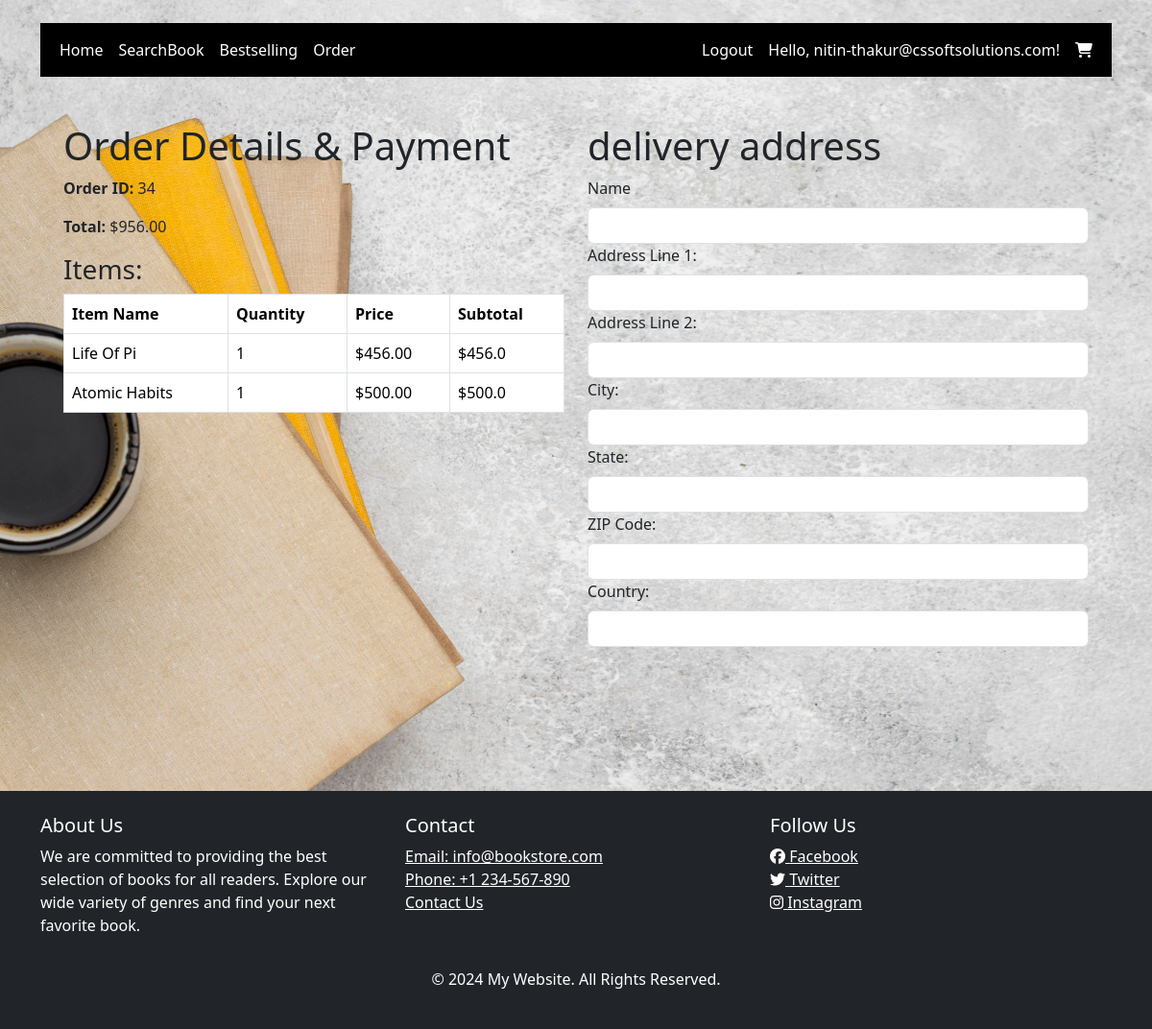
/order/payment/34/ (signed in), run on the app's committed database.
### orders/models.py (models this page shows, shortened)
class Order(models.Model):
    user = models.ForeignKey(User, on_delete=models.CASCADE)
    total = models.DecimalField(max_digits=10, decimal_places=2)
    created_at = models.DateTimeField(auto_now_add=True)
    is_paid = models.BooleanField(default=False)
    STATUS_CHOICES = [
        ('processed', 'Processed'),
        ('shipped', 'Shipped'),
        ('out_for_delivery', 'Out for Delivery'),
        ('delivered', 'Delivered'),
    ]
    status = models.CharField(max_length=20, choices=STATUS_CHOICES, default='processed')
    processed_at = models.DateTimeField(null=True, blank=True)
    shipped_at = models.DateTimeField(null=True, blank=True)
    out_for_delivery_at = models.DateTimeField(null=True, blank=True)
    delivered_at = models.DateTimeField(null=True, blank=True)

class OrderItem(models.Model):
    order = models.ForeignKey(Order, on_delete=models.CASCADE, related_name='items')
    product = models.ForeignKey(Product, on_delete=models.CASCADE)
    quantity = models.PositiveIntegerField()
    price = models.DecimalField(max_digits=10, decimal_places=2)

### store/models.py (models this page shows, shortened)
class Product(models.Model):
    title =models.CharField(max_length=255,unique=True)
    author=models.CharField(max_length=255)
    description=models.TextField()
    isbn=models.CharField(max_length=255)
    price=models.FloatField()
    category=models.ForeignKey(Category, on_delete=models.CASCADE)
    coverType=models.ForeignKey(CoverType, on_delete=models.CASCADE)
    image=models.ImageField(upload_to='product_images/',null=True,blank=True)

### orders/views.py (the view, shortened to what this page needs)
# urls.py: path('payment/<int:order_id>/', payment, name='payment'),
@login_required
def payment(request, order_id):
    order = Order.objects.get(id=order_id, user=request.user)
    context={
        'order':order,
        'stripe_public_key': settings.STRIPE_PUBLIC_KEY,
    }
    return render(request, 'orders/payment.html',context)

### orders/templatetags/custom_filters.py (called while the page is built)
@register.filter
def multiply(value, arg):
    try:
        return float(value) * float(arg)
    except (ValueError, TypeError):
        return 0

### templates/orders/payment.html (shortened to what this page needs)
{% extends 'base/base.html' %}
{% load custom_filters %}
{% block content %}
<div class="container mt-4">
    <div class="row">
        <div class="col-md-6">
            <h1>Order Details & Payment</h1>
            <p><strong>Order ID:</strong> {{ order.id }}</p>
            <p><strong>Total:</strong> ${{ order.total }}</p>
            <h3>Items:</h3>
            <table class="table table-bordered">
                <thead>
                    <tr>
                        <th>Item Name</th>
                        <th>Quantity</th>
                        <th>Price</th>
                        <th>Subtotal</th>
                    </tr>
                </thead>
                <tbody>
                    {% for item in order.items.all %}
                    <tr>
                        <td>{{ item.product.title }}</td>
                        <td>{{ item.quantity }}</td>
                        <td>${{ item.price }}</td>
                        <td>${{ item.quantity|multiply:item.price }}</td>
                    </tr>
                    {% endfor %}
                </tbody>
            </table>
        </div>
        <div class="col-md-6">
            <form method="POST" id="payment-form">
                <h1>delivery address</h1>
                <div class="form-group">
                    <label for="name" class="form-label">Name</label>
                    <input type="text" class="form-control" name="name" id="name" required>
                </div>
                <div class="form-group">
                    <label for="address-line1" class="form-label">Address Line 1:</label>
                    <input type="text" class="form-control" name="address_line1" id="address-line1" required>
                </div>
                <div class="form-group">
                    <label for="address-line2" class="form-label">Address Line 2:</label>
                    <input type="text" class="form-control" name="address_line2" id="address-line2">
                </div>
                <div class="form-group">
                    <label for="city" class="form-label">City:</label>
                    <input type="text" class="form-control" name="city" id="city" required>
                </div>
                <div class="form-group">
                    <label for="state" class="form-label">State:</label>
                    <input type="text" class="form-control" name="state" id="state" required>
                </div>
                <div class="form-group">
                    <label for="zip" class="form-label">ZIP Code:</label>
                    <input type="text" class="form-control" name="zip" id="zip" required>
                </div>
                <div class="form-group">
                    <label for="country" class="form-label">Country:</label>
                    <input type="text" class="form-control" name="country" id="country" required>
                </div>
                <br/>
            </form>
        </div>
    </div>
</div>
{% endblock %}

### templates/base/base.html (shortened to what this page needs)
<!DOCTYPE html>
<html lang="en">
<head>
  {% load django_bootstrap5 %}
  {% bootstrap_css %}
  {% load static %}
  <link rel="stylesheet" href="https://cdnjs.cloudflare.com/ajax/libs/font-awesome/6.5.1/css/all.min.css">
  <link href="https://cdn.jsdelivr.net/npm/bootstrap-icons/font/bootstrap-icons.css" rel="stylesheet">
  <link rel="stylesheet" type="text/css" href="https://cdn.jsdelivr.net/npm/slick-carousel@1.8.1/slick/slick.css" />
  <link rel="stylesheet" type="text/css"
    href="https://cdn.jsdelivr.net/npm/slick-carousel@1.8.1/slick/slick-theme.css" />
</head>
<body>
  <div class="container mt-4">
    <nav class="navbar navbar-expand-lg navbar-light bg-black">
      <div class="container-fluid">
        <div class="collapse navbar-collapse" id="navbarNavDropdown">
          <ul class="navbar-nav">
            <li class="nav-item active">
              <a class="nav-link text-white" href="{% url 'home' %}">Home</a>
            </li>
            <li class="nav-item">
              <a class="nav-link text-white" href="{% url 'search_books' %}">SearchBook</a>
            </li>
            <li class="nav-item">
              <a class="nav-link text-white" href="{% url 'orders:most_sold_book' %}">Bestselling</a>
            </li>
            <li class="nav-item">
              <a class="nav-link text-white" href="{% url 'orders:show_order' %}">Order</a>
            </li>
          </ul>
        </div>
        <ul class="navbar-nav ms-auto">
          {% if user.is_authenticated %}
          <li class="nav-item">
            <a class="nav-link text-white" href="{% url 'logout' %}">Logout</a>
          </li>
          <li class="nav-item">
            <span class="nav-link text-white">Hello, {{ user.username }}!</span>
          </li>
          <li class="nav-item">
            <a class="nav-link text-white" href="{% url 'show_cart' %}">
              <i class="fas fa-shopping-cart"></i>
            </a>
          </li>
          {% endif %}
        </ul>
      </div>
    </nav>
    <div class="container mt-4">
      {% block content %} {% endblock %}
    </div>
  </div>
  <footer class="bg-dark text-white py-4">
    <div class="container">
      <div class="row">
        <div class="col-md-4">
          <h5>About Us</h5>
          <p>We are committed to providing the best selection of books for all readers. Explore our wide variety of
            genres and find your next favorite book.</p>
        </div>
        <div class="col-md-4">
          <h5>Contact</h5>
          <ul class="list-unstyled">
            <li><a href="mailto:info@bookstore.com" class="text-white">Email: info@bookstore.com</a></li>
            <li><a href="tel:+1234567890" class="text-white">Phone: +1 234-567-890</a></li>
            <li><a class="text-white">Contact Us</a></li>
          </ul>
        </div>
        <div class="col-md-4">
          <h5>Follow Us</h5>
          <ul class="list-unstyled">
            <li><a href="https://www.facebook.com" target="_blank" class="text-white"><i class="fab fa-facebook"></i>
                Facebook</a></li>
            <li><a href="https://twitter.com" target="_blank" class="text-white"><i class="fab fa-twitter"></i>
                Twitter</a></li>
            <li><a href="https://www.instagram.com" target="_blank" class="text-white"><i class="fab fa-instagram"></i>
                Instagram</a></li>
          </ul>
        </div>
      </div>
    </div>
    <div class="text-center mt-3">
      <p>&copy; 2024 My Website. All Rights Reserved.</p>
    </div>
  </footer>
</body>
</html>

### data on the page
Order: id "34", total "956.00"
OrderItem: product "Life Of Pi", quantity "1", price "456.00", quantity|multiply "456.0"
OrderItem: product "Atomic Habits", quantity "1", price "500.00", quantity|multiply "500.0"

### other printed values
{{ user.username }} "nitin-thakur@cssoftsolutions.com"
